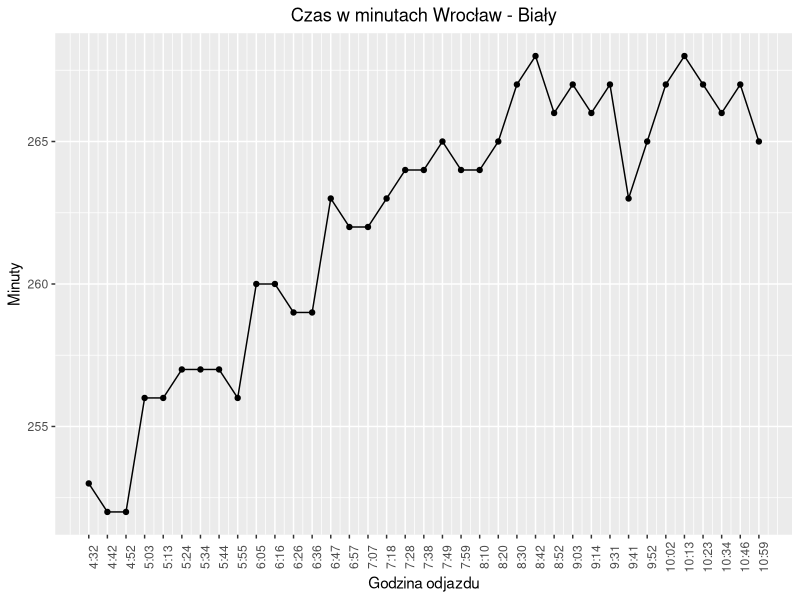
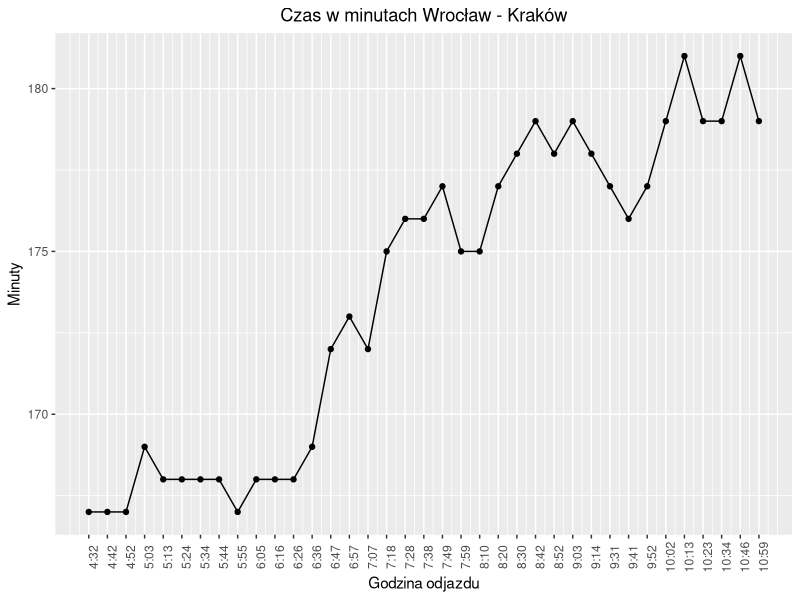
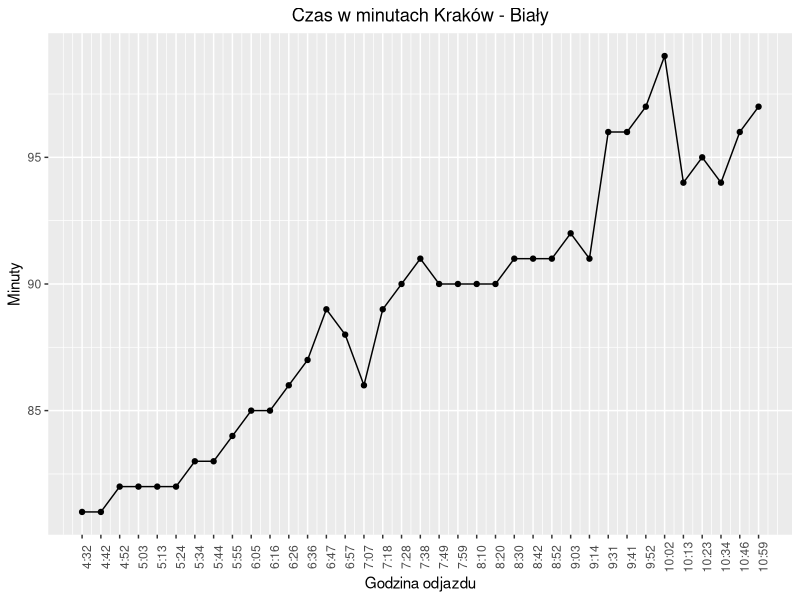

The R source for these figures, in order:
## ---- chunk 1
library(dplyr)
library(ggplot2)
library(rstudioapi)
library(knitr)
library(kableExtra)

# setwd(dirname(rstudioapi::getActiveDocumentContext()$path))
## ---- chunk 2
data <- read.csv("czas.csv")
data$czas <- substring(data$czas, 8, length(data$czas))
colnames(data) <- c("czas", "Wrocław - Biały", "Wrocław - Kraków", "Kraków - Biały")
data |>
  dplyr::mutate(`Wrocław - Biały` = paste(`Wrocław - Biały`%/%60, "h", `Wrocław - Biały` %% 60, "min")) |> 
  dplyr::mutate(`Wrocław - Kraków` = paste(`Wrocław - Kraków`%/%60, "h", `Wrocław - Kraków` %% 60, "min")) |> 
  dplyr::mutate(`Kraków - Biały` = paste(`Kraków - Biały`%/%60, "h", `Kraków - Biały` %% 60, "min")) |> 
  knitr::kable(
    format = "latex",
    align = "l",
    booktabs = TRUE,
    longtable = TRUE,
    linesep = "",
    ) %>%
  kableExtra::kable_styling(
      position = "center",
      latex_options = c("striped", "repeat_header"),
      stripe_color = "gray!15"
    )
## ---- chunk 3
fastest <- data |> 
  dplyr::filter(`Wrocław - Biały` == min(`Wrocław - Biały`)) |> 
  dplyr::mutate(`Wrocław - Biały` = paste(`Wrocław - Biały`%/%60, "h", `Wrocław - Biały` %% 60, "min")) |> 
  dplyr::mutate(`Wrocław - Kraków` = paste(`Wrocław - Kraków`%/%60, "h", `Wrocław - Kraków` %% 60, "min")) |> 
  dplyr::mutate(`Kraków - Biały` = paste(`Kraków - Biały`%/%60, "h", `Kraków - Biały` %% 60, "min"))
slowest <- data |> 
  dplyr::filter(`Wrocław - Biały` == max(`Wrocław - Biały`)) |> 
  dplyr::mutate(`Wrocław - Biały` = paste(`Wrocław - Biały`%/%60, "h", `Wrocław - Biały` %% 60, "min")) |> 
  dplyr::mutate(`Wrocław - Kraków` = paste(`Wrocław - Kraków`%/%60, "h", `Wrocław - Kraków` %% 60, "min")) |> 
  dplyr::mutate(`Kraków - Biały` = paste(`Kraków - Biały`%/%60, "h", `Kraków - Biały` %% 60, "min"))
## ---- chunk 4
ggplot(data=data, aes(x = seq(1,nrow(data)))) + 
  geom_point(aes(y=`Wrocław - Biały`)) +
  geom_line(aes(y=`Wrocław - Biały`)) +
  labs(title="Czas w minutach Wrocław - Biały", y="Minuty", x="Godzina odjazdu") +
  theme(axis.text.x = element_text(angle = 90, size=rel(1)),
        axis.text.y = element_text(size=rel(1)),
        plot.title = element_text(hjust = 0.5)) +
  scale_x_continuous(breaks = seq(1,nrow(data)),
                     labels = as.character(data$czas))
## ---- chunk 5
ggplot(data=data, aes(x = seq(1,nrow(data)))) + 
  geom_point(aes(y=`Wrocław - Kraków`)) +
  geom_line(aes(y=`Wrocław - Kraków`)) +
  labs(title="Czas w minutach Wrocław - Kraków", y="Minuty", x="Godzina odjazdu") +
  theme(axis.text.x = element_text(angle = 90, size=rel(1)),
        axis.text.y = element_text(size=rel(1)),
        plot.title = element_text(hjust = 0.5)) +
  scale_x_continuous(breaks = seq(1,nrow(data)),
                     labels = as.character(data$czas))
## ---- chunk 6
ggplot(data=data, aes(x = seq(1,nrow(data)))) + 
  geom_point(aes(y=`Kraków - Biały`)) +
  geom_line(aes(y=`Kraków - Biały`)) +
  labs(title="Czas w minutach Kraków - Biały", y="Minuty", x="Godzina odjazdu") +
  theme(axis.text.x = element_text(angle = 90, size=rel(1)),
        axis.text.y = element_text(size=rel(1)),
        plot.title = element_text(hjust = 0.5)) +
  scale_x_continuous(breaks = seq(1,nrow(data)),
                     labels = as.character(data$czas))
